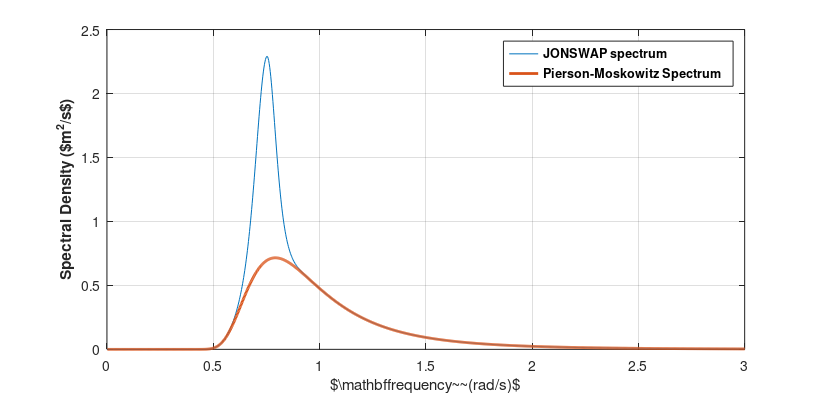

MATLAB code to generate this figure:

U10 = 10;
% Definition of the  PM spectrum
U19 = 1.075*U10;
g = 9.81;
alpha = 0.0081;
beta = 0.71;
sigma0 = 0.07;
%syms omega;
omega = linspace(0.0,3.00,1200); 
SPM2 = (alpha*g*g./(omega.^5)).*exp(-beta.*(g./(U19.*omega)).^4);

% Definition of the  JONSWAP spectrum
X = 250000;
alpha = 0.0076.*(g.*X/U19^2)^(-0.22);
omega_P = 7.*pi.*(g/U19).*(g.*X/U19^2)^(-0.33);
delta = exp(-((omega - omega_P).^2)./(2.*(sigma0.^2).*(omega_P.^2)));
index = (omega < omega_P);
sigma0 = 0.09;
delta(index) = exp(-((omega(index) - omega_P).^2)./(2.*(sigma0.^2).*(omega_P.^2)));
JONSWAP = SPM2.*(3.3.^(delta));

figure('Name','spectrum_Comp','Units','centimeters','position',[0 0 23 10]); set(0,'defaultfigurecolor',[1 1 1 ]);  set(gca,'fontsize',11,'FontName','Helvetica')
set(gcf,'PaperUnits','centimeters','PaperPosition',[0 0 20.9 10],'PaperSize',[21 10]);
plot(omega,JONSWAP,omega,SPM2,'LineWidth',2), ylabel('\bf{Spectral Density ($m^2/s$)}'),
xlabel('$\mathbf{frequency~~(rad/s)}$'),box on, grid on, legend('\bf{JONSWAP spectrum}','\bf{Pierson-Moskowitz Spectrum}');
print('C:\Users\user\OneDrive - University of Cape Town\#School2015--\MSc Research\Thesis Report New\Figures\spectrum_Comp.pdf','-dpdf');
